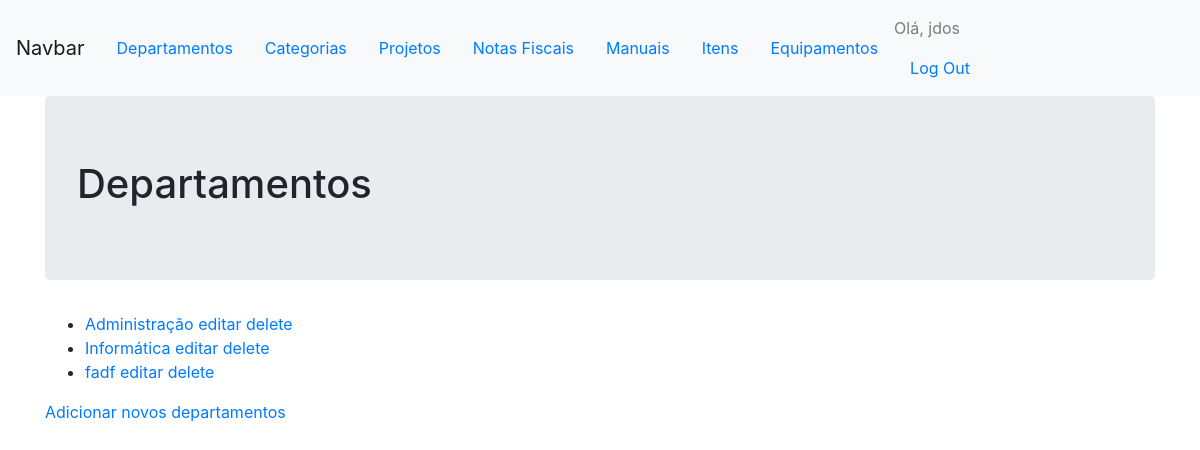
Page /departamentos/ (signed in) on the earlier database version.
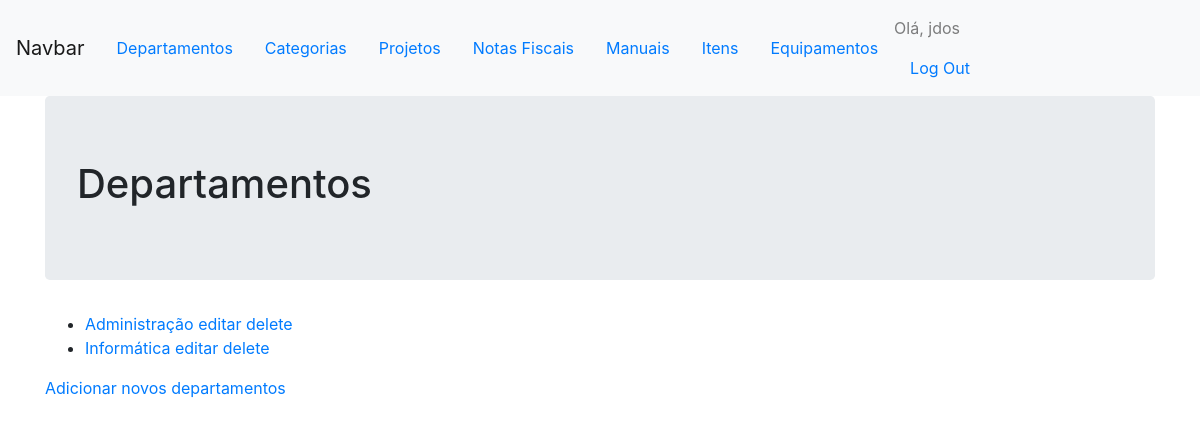
Same page on the later database version.
### comuns/models.py (models this page shows)
class Departamento(models.Model):
    nome = models.CharField(max_length=50)
    def __str__(self):
        return self.nome

### comuns/views.py (the view)
# urls.py: url(r'^departamentos/$', views.departamentos, name='departamentos'),
@login_required
def departamentos(request):
	departamentos = Departamento.objects.all().order_by('nome')
	context = {'departamentos': departamentos}
	return render(request, 'comuns/departamentos.html', context)

### comuns/templates/comuns/departamentos.html
{% extends "controles/base.html" %}
{% block header %}
<div class='jumbotron'>
	<h1>Departamentos</h1>
</div>
{% endblock header %}
{% block content %}
<ul>
	{% for departamento in departamentos %}
	<li>
		<a href="">{{ departamento }} </a> <a href="{% url 'comuns:editar_departamento' departamento.id %}">editar</a>
		<a href="{% url 'comuns:delete_departamento' departamento.id %}">delete</a>
	</li>
	{% empty %}
	<li> Não tem nenhum departamento cadastrado ainda. </li>
	{% endfor %}
</ul>
<a href="{% url 'comuns:novo_departamento' %}">Adicionar novos departamentos</a>
{% endblock content %}

Differences in the rows shown:
removed Departamento: nome "fadf"
